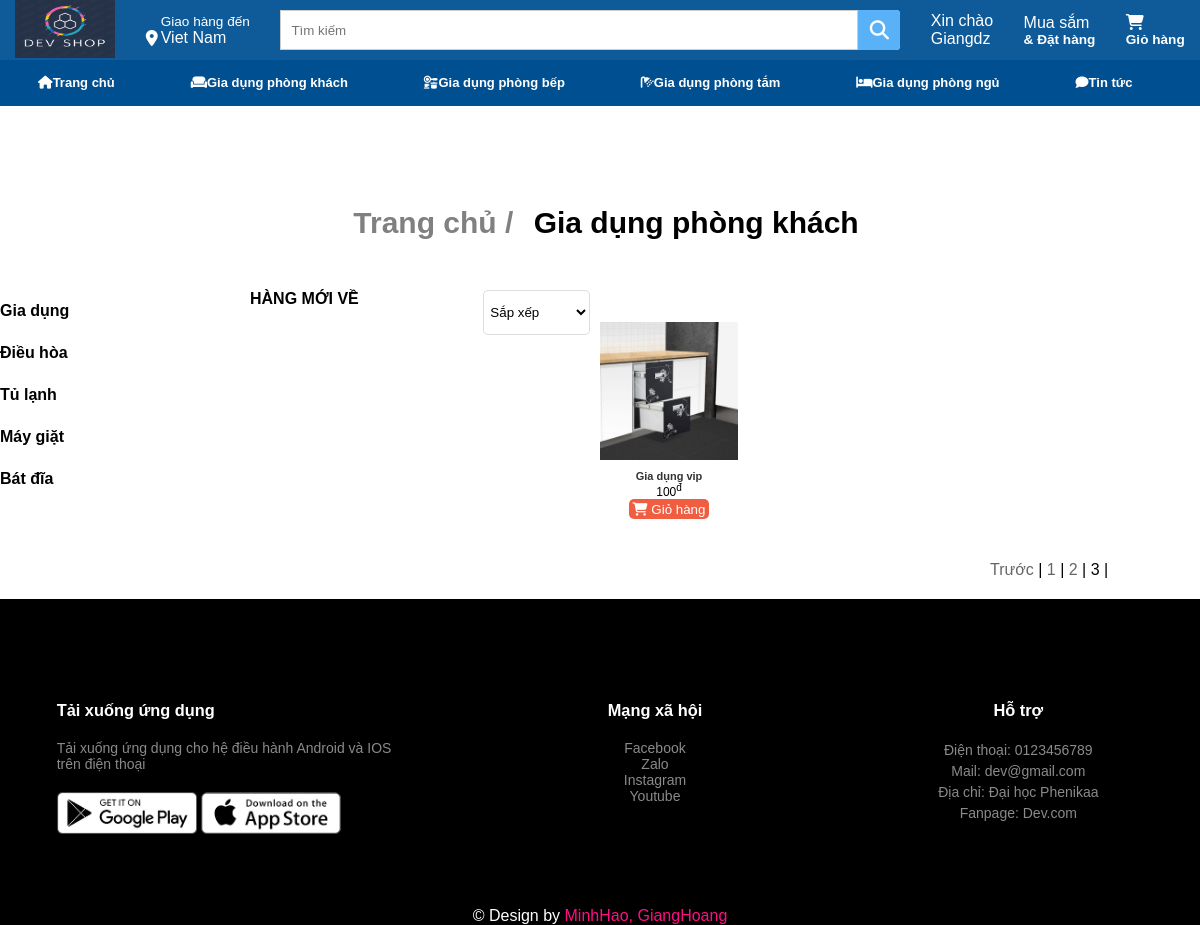
The page /category.php?page=3 (signed in) on the database its author committed.
### tables this page shows
CREATE TABLE `hinhhanghoa` (
  `MaHinh` int(20) NOT NULL COMMENT 'Mã hình ',
  `TenHinh` varchar(255) NOT NULL COMMENT 'Tên Hình',
  `MSHH` int(20) NOT NULL COMMENT 'Mã số hàng hóa'
);

CREATE TABLE `hanghoa` (
  `MSHH` int(20) NOT NULL COMMENT 'Mã số hàng hóa',
  `TenHH` varchar(255) NOT NULL COMMENT 'Tên hàng hóa',
  `QuyCach` varchar(500) NOT NULL COMMENT 'Quy cách ',
  `Gia` int(11) NOT NULL COMMENT 'Giá',
  `SoLuongHang` int(50) NOT NULL COMMENT 'Số Lượng hàng hóa',
  `MaLoaiHang` int(20) NOT NULL COMMENT 'Mã loại hàng'
);

### category.php (the view, shortened to what this page needs)
<!DOCTYPE html>
<html lang="en">
<head>
    <link rel="stylesheet" href="./style.css">
    <link rel="stylesheet" href="./style1.css">
</head>
<body>
<?php
    require_once("admin/db_connect.php");
    if (isset($_GET['search']) && !empty($_GET['search'])) {
        $key = $_GET['search'];
        $result = mysqli_query($conn, 'select count(mshh) as total from hanghoa');
        $row = mysqli_fetch_assoc($result);
        $total_records = $row['total'];
        $current_page = isset($_GET['page']) ? $_GET['page'] : 1;
        $limit = 999;
        $total_page = ceil($total_records / $limit);
        if ($current_page > $total_page){
            $current_page = $total_page;
        }
        else if ($current_page < 1){
            $current_page = 1;
        }
        $start = ($current_page - 1) * $limit;
        $sql = "SELECT h.mshh, h.tenhh, img.tenhinh, h.soluonghang, h.gia FROM hanghoa h join hinhhanghoa img on h.mshh = img.mshh join loaihanghoa l on h.maloaihang = l.maloaihang WHERE h.tenhh LIKE '%$key%' OR l.tenloaihang LIKE '%$key%' LIMIT $start, $limit ";
    }
    else{
        $result = mysqli_query($conn, 'select count(mshh) as total from hanghoa');
        $row = mysqli_fetch_assoc($result);
        $total_records = $row['total'];
        $current_page = isset($_GET['page']) ? $_GET['page'] : 1;
        $limit = 8;
        $total_page = ceil($total_records / $limit);
        $start = ($current_page - 1) * $limit;
        $sql = "SELECT h.mshh, h.tenhh, img.tenhinh, h.soluonghang, h.gia FROM hanghoa h join hinhhanghoa img on h.mshh = img.mshh LIMIT $start, $limit";
    }
    $result = mysqli_query($conn,$sql);
?>
<?php require_once("php/header.php"); ?>
    <section class="cartegory">
        <div class="container">
            <div class="cartegory-top row">
            <h3><span>Trang chủ / </span>Gia dụng phòng khách</h3>
            </div>
        </div>
        <div class="container">
            <div class="row">
                <div class="cartegory-left">
                    <ul>
                        <li class="cartegory-left-li "><a href="#">Gia dụng</a>
                        </li>
                        <li class="cartegory-left-li"><a href="#">Điều hòa</a>
                        </li>
                        <li class="cartegory-left-li"><a href="">Tủ lạnh</a></li>
                        <li class="cartegory-left-li"><a href="">Máy giặt</a></li>
                        <li class="cartegory-left-li"><a href="">Bát đĩa</a></li>
                    </ul>
                </div>
                <div class="cartegory-right row">
                    <div class="cartegory-right-top-item">
                        <p>HÀNG MỚI VỀ</p>
                    </div>
                    <div class="cartegory-right-top-item">
                        <select name="filter" >
                            <option value="">Sắp xếp</option>
                        </select>
                    </div>
                    <div class="cartegory-right-content row">
                        <?php
                            if ($result) {
                                while ($row = mysqli_fetch_assoc($result)) {
                                    $ms = $row['mshh'];
                                    $hh = $row['tenhh'];
                                    $hinh = $row['tenhinh'];
                                    $price = $row['gia'];
                        ?>
                                    <div class="cartegory-right-content-item">
                                        <form action="category.php" method="post">
                                            <a href="product.php?ms_hh=<?php echo $ms; ?>"><img src="./admin/image/<?php echo $hinh; ?>" alt="Image" name="hinh"></a>
                                            <h1><?php echo $hh; ?></h1>
                                            <p><?php echo number_format($price, 0, ".", ",");?><sup>đ</sup></p>
                                            <button style="background-color: #F05D40; color: white; border: none;
    border-radius: 5px; height: 20px; width: 80px; cursor: pointer;" type="submit" name="add"><i class="fas fa-shopping-cart"></i> Giỏ hàng </button>
                                        </form>
                                    </div>
                          <?php } ?>
                      <?php } ?>
                    </div>
                   <div class="cartegory-right-bottom row">
                       <div class="cartegory-right-bottom-items">
                        <?php
                            if ($current_page > 1 && $total_page > 1){
                                echo '<a href="category.php?page='.($current_page-1).'">Trước</a> | ';
                            }
                            for ($i = 1; $i <= $total_page; $i++){
                                if ($i == $current_page){
                                    echo '<span>'.$i.'</span> | ';
                                }
                                else{
                                    echo '<a href="category.php?page='.$i.'">'.$i.'</a> | ';
                                }
                            }
                        ?>
                        </div>
                   </div>
                </div>
            </div>
        </div>
    </section>
<?php require_once('php/footer.php') ?>
</body>
</html>

### style.css (style rules this page uses)
:root { --main-text-font: Arial, Helvetica, sans-serif; }
* { margin: 0; padding: 0; box-sizing: border-box; outline: none; }
li { list-style: none; }
a { text-decoration: none; }
.container { max-width: 1200px; margin: auto; }
.row { display: flex; flex-wrap: wrap; }
.cartegory { padding: 100px 0 0; }
.cartegory-top { margin-bottom: 50px; }
.cartegory-top span { font-family: var(--main-text-font); margin: 0 12px; font-size: 20px; }
.cartegory-left { width: 20%; }
.cartegory-right { width: 80%; }
.cartegory-right-top-item:first-child { flex: 2; font-size: 16px; font-family: var(--main-text-font); font-weight: bold; }
.cartegory-right-top-item { flex: 1; padding: 0 10px; }
.cartegory-right-top-item select { width: 100%; padding: 5px 2px; display: flex; justify-content: space-between; background-color: #ffff; border: 1px solid #dddddd; cursor: pointer; }
.cartegory-right-content { margin-top: 20px; justify-content: space-between; }
.cartegory-right-content-item { width: calc(25% - 12px); text-align: center; padding: 12px 0; }
.cartegory-right-content-item h1 { font-size: 11px; font-family: var(--main-text-font); margin-top: 6px; color: #333333; }
.cartegory-right-content-item img { width: 100%; }
.cartegory-right-content-item p { font-size: 12px; }
.cartegory-right-bottom { justify-content: space-between; margin: 30px 50px 20px 750px; width: 100%; }
.cartegory-left ul li { padding: 12px 0; }
.cartegory-left ul li>a { color: black; font-size: 16px; font-weight: bold; font-family: var(--main-text-font); }

### style1.css (style rules this page uses)
* { margin : 0; padding: 0; font-family: Arial; box-sizing: border-box; }
ul { list-style: none; }
li { list-style: none; }
a { text-decoration: none; }
.row { display: flex; flex-wrap: wrap; justify-content: space-around; }
ul { list-style-type: none; }
.container { max-width: 1080px; margin: auto; }
select { border: 1px solid #ff523b; padding: 5px; }
form a { font-size: 12px; }
.row a { color: #666666; }
.adress_form_content > form input,select { height: 45px; display: block; width: 100%; border: 1px solid #ddd; padding: 6px; border-radius: 5px; }
.cartegory-top.row span { font-size: 30px; color: gray; }
.cartegory-top.row h3 { font-size: 30px; }
.cartegory-right-bottom-items span { font-size: 1rem; }

### rows shown on the page
hinhhanghoa: TenHinh (picture), MSHH.TenHH "Gia dụng vip", MSHH.Gia "100"

### other values the page prints
$user['name'] "Giangdz"
